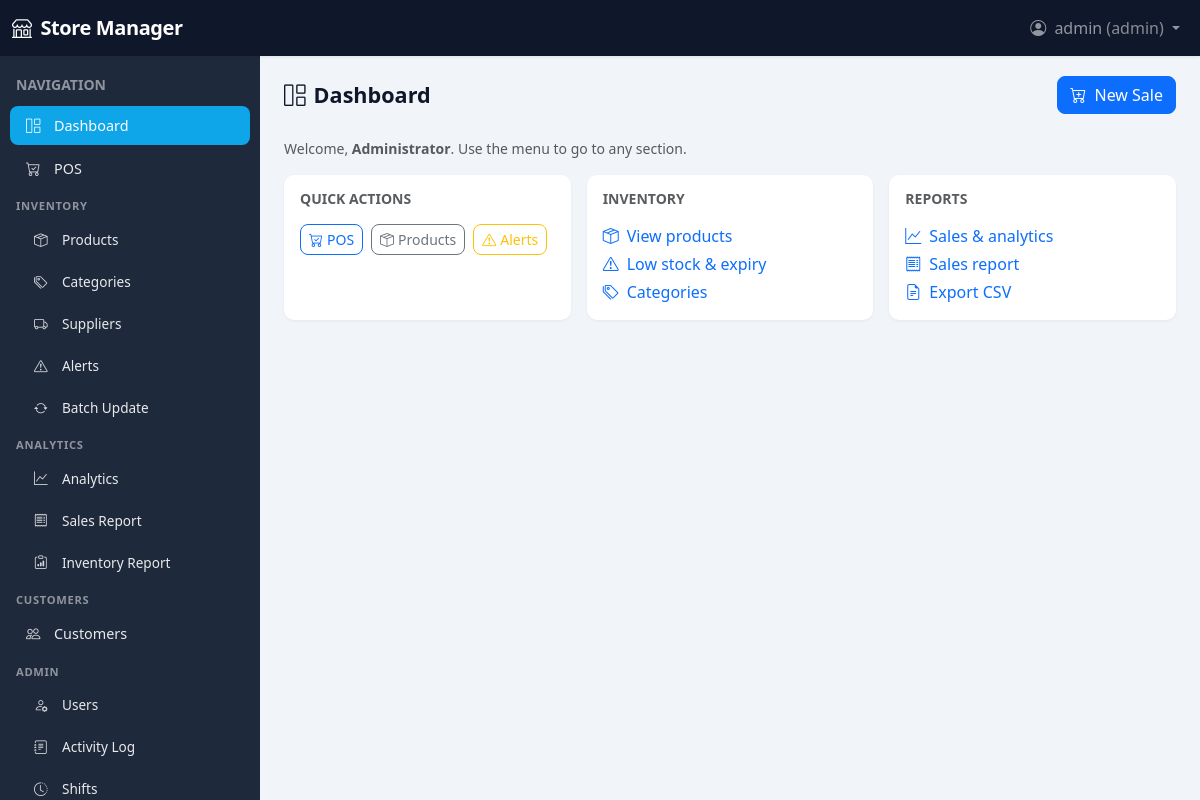
The app's page /dashboard (signed in) with its own data.
### app/models/user.py (models this page shows, shortened)
class User(UserMixin, db.Model):
    __tablename__ = "users"
    id = db.Column(db.Integer, primary_key=True)
    username = db.Column(db.String(80), unique=True, nullable=False, index=True)
    password_hash = db.Column(db.String(256), nullable=False)
    role = db.Column(db.String(20), nullable=False, default="cashier")  # admin, manager, cashier
    full_name = db.Column(db.String(120), nullable=True)
    email = db.Column(db.String(120), nullable=True)
    active = db.Column(db.Boolean, default=True)
    created_at = db.Column(db.DateTime, default=datetime.utcnow)
    sales = db.relationship("Sale", backref="user", lazy="dynamic", foreign_keys="Sale.user_id")
    activity_logs = db.relationship("ActivityLog", backref="user", lazy="dynamic")
    shifts = db.relationship("Shift", backref="user", lazy="dynamic")
    ROLES = ("admin", "manager", "cashier")
    def is_admin(self) -> bool:
        return self.role == "admin"
    def is_manager_or_above(self) -> bool:
        return self.role in ("admin", "manager")

### app/routes/main.py (the view)
@main_bp.route("/dashboard")
@login_required
def dashboard():
    return render_template("dashboard.html")

### app/templates/dashboard.html (shortened to what this page needs)
{% extends "base.html" %}
{% block content %}
<div class="page-header d-flex flex-wrap justify-content-between align-items-center gap-2 mb-4">
  <h1 class="h4 mb-0"><i class="bi bi-grid-1x2 me-2"></i>Dashboard</h1>
  <a href="{{ url_for('pos.index') }}" class="btn btn-primary"><i class="bi bi-cart-plus me-1"></i> New Sale</a>
</div>
<p class="text-muted small mb-3">Welcome, <strong>{{ current_user.full_name or current_user.username }}</strong>. Use the menu to go to any section.</p>
<div class="row g-3">
  <div class="col-md-4">
    <div class="card h-100">
      <div class="card-body">
        <h6 class="text-muted text-uppercase small fw-semibold mb-3">Quick Actions</h6>
        <div class="d-flex flex-wrap gap-2">
          <a href="{{ url_for('pos.index') }}" class="btn btn-outline-primary btn-sm"><i class="bi bi-cart-check me-1"></i>POS</a>
          <a href="{{ url_for('inventory.product_list') }}" class="btn btn-outline-secondary btn-sm"><i class="bi bi-box-seam me-1"></i>Products</a>
          {% if current_user.is_manager_or_above() %}
          <a href="{{ url_for('inventory.alerts') }}" class="btn btn-outline-warning btn-sm"><i class="bi bi-exclamation-triangle me-1"></i>Alerts</a>
          {% endif %}
        </div>
      </div>
    </div>
  </div>
  <div class="col-md-4">
    <div class="card h-100">
      <div class="card-body">
        <h6 class="text-muted text-uppercase small fw-semibold mb-3">Inventory</h6>
        <a href="{{ url_for('inventory.product_list') }}" class="d-block mb-1 text-decoration-none"><i class="bi bi-box-seam me-2"></i>View products</a>
        {% if current_user.is_manager_or_above() %}
        <a href="{{ url_for('inventory.alerts') }}" class="d-block mb-1 text-decoration-none"><i class="bi bi-exclamation-triangle me-2"></i>Low stock & expiry</a>
        <a href="{{ url_for('inventory.category_list') }}" class="d-block text-decoration-none"><i class="bi bi-tags me-2"></i>Categories</a>
        {% endif %}
      </div>
    </div>
  </div>
  {% if current_user.is_manager_or_above() %}
  <div class="col-md-4">
    <div class="card h-100">
      <div class="card-body">
        <h6 class="text-muted text-uppercase small fw-semibold mb-3">Reports</h6>
        <a href="{{ url_for('analytics.dashboard') }}" class="d-block mb-1 text-decoration-none"><i class="bi bi-graph-up me-2"></i>Sales & analytics</a>
        <a href="{{ url_for('analytics.sales_report_page') }}" class="d-block mb-1 text-decoration-none"><i class="bi bi-receipt me-2"></i>Sales report</a>
        <a href="{{ url_for('analytics.export_csv') }}" class="d-block text-decoration-none"><i class="bi bi-file-earmark-text me-2"></i>Export CSV</a>
      </div>
    </div>
  </div>
  {% endif %}
</div>
{% endblock %}

### app/templates/base.html (shortened to what this page needs)
<!DOCTYPE html>
<html lang="en">
<head>
  <link href="https://cdn.jsdelivr.net/npm/bootstrap@5.3.2/dist/css/bootstrap.min.css" rel="stylesheet">
  <link href="https://cdn.jsdelivr.net/npm/bootstrap-icons@1.11.1/font/bootstrap-icons.css" rel="stylesheet">
</head>
<body>
  <nav class="navbar navbar-expand-lg navbar-dark fixed-top" style="height: var(--navbar-height);">
    <div class="container-fluid">
      <a class="navbar-brand" href="{{ url_for('main.dashboard') }}"><i class="bi bi-shop me-1"></i> Store Manager</a>
      <div class="collapse navbar-collapse" id="navMain">
        <ul class="navbar-nav ms-auto">
          {% if current_user.is_authenticated %}
          <li class="nav-item dropdown">
            <a class="nav-link dropdown-toggle" href="#" id="userMenu" role="button" data-bs-toggle="dropdown">
              <i class="bi bi-person-circle me-1"></i> {{ current_user.username }} <span class="text-white-50">({{ current_user.role }})</span>
            </a>
          </li>
          {% endif %}
        </ul>
      </div>
    </div>
  </nav>
  <div class="d-flex">
    {% if current_user.is_authenticated %}
    <aside class="sidebar flex-shrink-0" id="sidebar">
      <div class="p-3 pb-0">
        <span class="text-white-50 small text-uppercase fw-semibold">Navigation</span>
      </div>
      <ul class="nav flex-column py-2">
        <li class="nav-item">
          <a class="nav-link {{ 'active' if request.endpoint == 'main.dashboard' else '' }}" href="{{ url_for('main.dashboard') }}">
            <i class="bi bi-grid-1x2 me-2"></i>Dashboard
          </a>
        </li>
        <li class="nav-item">
          <a class="nav-link {{ 'active' if request.endpoint and request.endpoint.startswith('pos.') else '' }}" href="{{ url_for('pos.index') }}">
            <i class="bi bi-cart-check me-2"></i>POS
          </a>
        </li>
        <li class="nav-section-label">Inventory</li>
        <li class="nav-item">
          <a class="nav-link sub {{ 'active' if request.endpoint in ['inventory.product_list', 'inventory.product_add', 'inventory.product_edit'] else '' }}" href="{{ url_for('inventory.product_list') }}">
            <i class="bi bi-box-seam me-2"></i>Products
          </a>
        </li>
        {% if current_user.is_manager_or_above() %}
        <li class="nav-item">
          <a class="nav-link sub {{ 'active' if request.endpoint in ['inventory.category_list', 'inventory.category_add', 'inventory.category_edit'] else '' }}" href="{{ url_for('inventory.category_list') }}">
            <i class="bi bi-tags me-2"></i>Categories
          </a>
        </li>
        <li class="nav-item">
          <a class="nav-link sub {{ 'active' if request.endpoint in ['inventory.supplier_list', 'inventory.supplier_add', 'inventory.supplier_edit'] else '' }}" href="{{ url_for('inventory.supplier_list') }}">
            <i class="bi bi-truck me-2"></i>Suppliers
          </a>
        </li>
        <li class="nav-item">
          <a class="nav-link sub {{ 'active' if request.endpoint == 'inventory.alerts' else '' }}" href="{{ url_for('inventory.alerts') }}">
            <i class="bi bi-exclamation-triangle me-2"></i>Alerts
          </a>
        </li>
        <li class="nav-item">
          <a class="nav-link sub {{ 'active' if request.endpoint == 'inventory.batch_update' else '' }}" href="{{ url_for('inventory.batch_update') }}">
            <i class="bi bi-arrow-repeat me-2"></i>Batch Update
          </a>
        </li>
        <li class="nav-section-label">Analytics</li>
        <li class="nav-item">
          <a class="nav-link sub {{ 'active' if request.endpoint == 'analytics.dashboard' else '' }}" href="{{ url_for('analytics.dashboard') }}">
            <i class="bi bi-graph-up me-2"></i>Analytics
          </a>
        </li>
        <li class="nav-item">
          <a class="nav-link sub {{ 'active' if request.endpoint == 'analytics.sales_report_page' else '' }}" href="{{ url_for('analytics.sales_report_page') }}">
            <i class="bi bi-receipt me-2"></i>Sales Report
          </a>
        </li>
        <li class="nav-item">
          <a class="nav-link sub {{ 'active' if request.endpoint == 'analytics.inventory_report' else '' }}" href="{{ url_for('analytics.inventory_report') }}">
            <i class="bi bi-clipboard-data me-2"></i>Inventory Report
          </a>
        </li>
        {% endif %}
        {% if current_user.is_manager_or_above() %}
        <li class="nav-section-label">Customers</li>
        <li class="nav-item">
          <a class="nav-link {{ 'active' if request.endpoint and request.endpoint.startswith('customers.') else '' }}" href="{{ url_for('customers.customer_list') }}">
            <i class="bi bi-people me-2"></i>Customers
          </a>
        </li>
        {% endif %}
        {% if current_user.is_admin() %}
        <li class="nav-section-label">Admin</li>
        <li class="nav-item">
          <a class="nav-link sub {{ 'active' if request.endpoint == 'users.user_list' else '' }}" href="{{ url_for('users.user_list') }}">
            <i class="bi bi-person-gear me-2"></i>Users
          </a>
        </li>
        <li class="nav-item">
          <a class="nav-link sub {{ 'active' if request.endpoint == 'users.activity_log' else '' }}" href="{{ url_for('users.activity_log') }}">
            <i class="bi bi-journal-text me-2"></i>Activity Log
          </a>
        </li>
        <li class="nav-item">
          <a class="nav-link sub {{ 'active' if request.endpoint == 'users.shift_list' else '' }}" href="{{ url_for('users.shift_list') }}">
            <i class="bi bi-clock-history me-2"></i>Shifts
          </a>
        </li>
        {% endif %}
      </ul>
    </aside>
    {% endif %}
    <div class="main-wrap flex-grow-1">
      <main class="main-content">
        {% block content %}{% endblock %}
      </main>
    </div>
  </div>
</body>
</html>

### app/templates/base.html (style rules this page uses)
:root { --sidebar-width: 260px; --navbar-height: 56px; --sidebar-bg: #1e293b; --sidebar-hover: rgba(255,255,255,.08); --sidebar-active: #0ea5e9; --sidebar-text: rgba(255,255,255,.9); --content-bg: #f1f5f9; --card-shadow: 0 1px 3px rgba(0,0,0,.06); --card-radius: 10px; }
body { min-height: 100vh; background: var(--content-bg); font-family: system-ui, -apple-system, sans-serif; }
.navbar { box-shadow: 0 1px 3px rgba(0,0,0,.08); background: #0f172a !important; }
.navbar-brand { font-weight: 600; letter-spacing: -0.02em; }
.sidebar { width: var(--sidebar-width); min-height: calc(100vh - var(--navbar-height)); background: var(--sidebar-bg); position: fixed; left: 0; top: var(--navbar-height); z-index: 1020; overflow-y: auto; transition: transform .2s ease, box-shadow .2s ease; }
.sidebar .nav-section-label { color: rgba(255,255,255,.5); font-size: .7rem; font-weight: 600; text-transform: uppercase; letter-spacing: .06em; padding: .5rem 1rem .25rem; }
.sidebar .nav-link { color: var(--sidebar-text); padding: .55rem 1rem; border-radius: 8px; margin: 2px 10px; font-size: .9rem; display: flex; align-items: center; }
.sidebar .nav-link i { opacity: .9; width: 1.25rem; }
.sidebar .nav-link.active { background: var(--sidebar-active); color: #fff; }
.sidebar .nav-link.sub { padding-left: 1.5rem; font-size: .85rem; }
.main-wrap { margin-left: var(--sidebar-width); padding-top: var(--navbar-height); min-height: 100vh; }
.main-content { padding: 1.25rem 1.5rem; max-width: 1400px; margin: 0 auto; }
.page-header { margin-bottom: 1.25rem; }
.page-header h1 { font-size: 1.35rem; font-weight: 600; color: #0f172a; margin: 0; }
.card { border: none; border-radius: var(--card-radius); box-shadow: var(--card-shadow); }
.btn { border-radius: 8px; font-weight: 500; }

### records on screen
User: username "admin", role "admin", full_name "Administrator"
